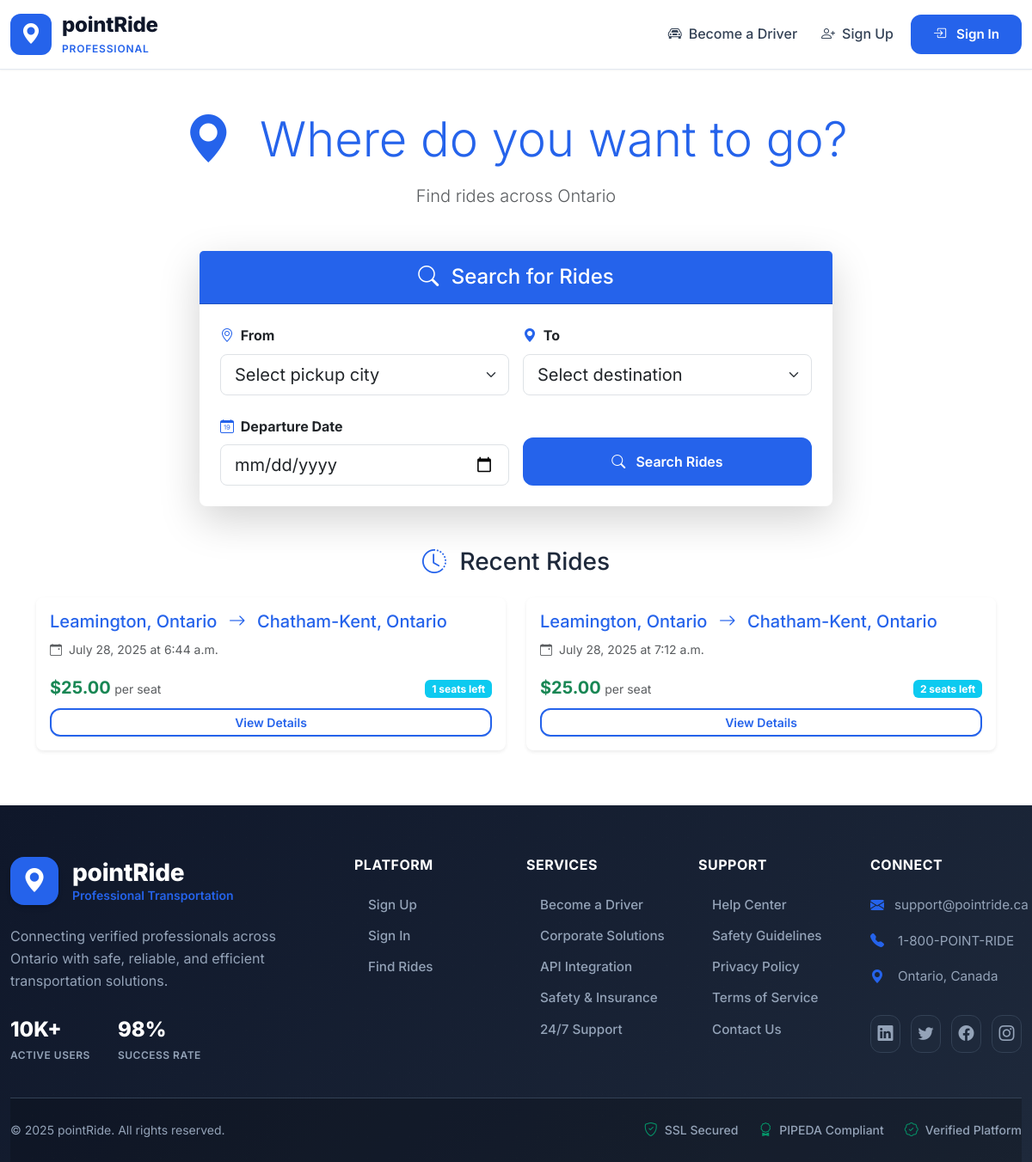
/rides/, run on an earlier commit of the app's database.
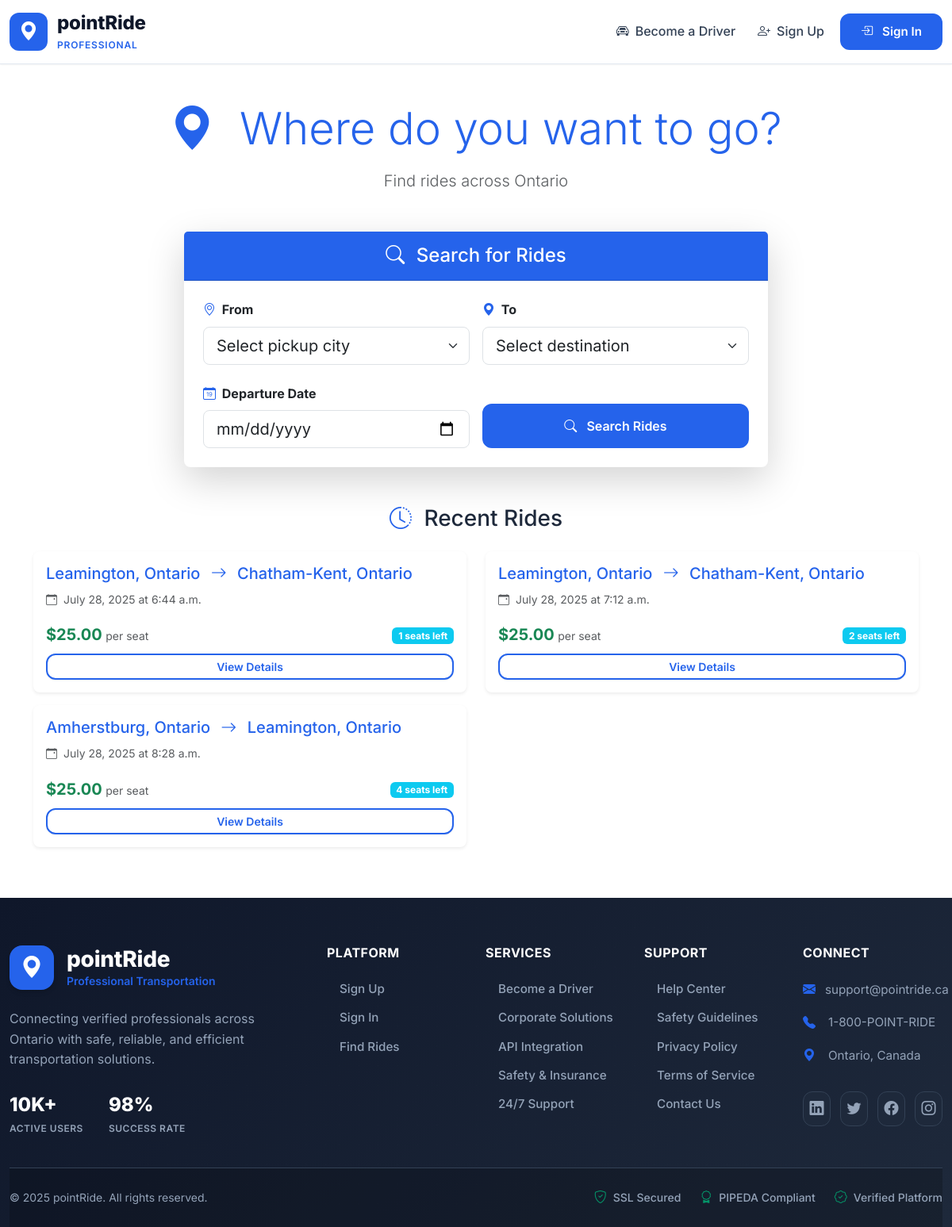
And on a later commit of the database.
### rides/models.py (models this page shows, shortened)
class Ride(models.Model):
    RIDE_STATUS_CHOICES = [
        ('ACTIVE', 'Active'),
        ('FULL', 'Full'),
        ('COMPLETED', 'Completed'),
        ('CANCELLED', 'Cancelled'),
    ]
    route = models.ForeignKey(Route, on_delete=models.CASCADE, related_name='rides')
    driver = models.ForeignKey(User, on_delete=models.CASCADE, related_name='offered_rides')
    departure_date = models.DateField()
    departure_time = models.TimeField()
    available_seats = models.IntegerField(validators=[MinValueValidator(1), MaxValueValidator(8)])
    pickup_location = models.CharField(max_length=255)  # Specific address
    pickup_city = models.ForeignKey(City, on_delete=models.CASCADE, related_name='pickup_rides')
    dropoff_location = models.CharField(max_length=255)  # Specific address
    dropoff_city = models.ForeignKey(City, on_delete=models.CASCADE, related_name='dropoff_rides')
    notes = models.TextField(blank=True, null=True)
    price_per_seat = models.DecimalField(max_digits=8, decimal_places=2)
    status = models.CharField(max_length=20, choices=RIDE_STATUS_CHOICES, default='ACTIVE')
    created_at = models.DateTimeField(auto_now_add=True)
    updated_at = models.DateTimeField(auto_now=True)
    class Meta:
        ordering = ['departure_date', 'departure_time']
    @property
    def available_seats_count(self):
        total_booked_seats = self.bookings.filter(status='CONFIRMED').aggregate(
            total=models.Sum('seats_booked')
        )['total'] or 0
        return self.available_seats - total_booked_seats

class City(models.Model):
    name = models.CharField(max_length=100, unique=True)
    province = models.CharField(max_length=50, default='Ontario')
    country = models.CharField(max_length=50, default='Canada')
    latitude = models.DecimalField(max_digits=9, decimal_places=6, null=True, blank=True)
    longitude = models.DecimalField(max_digits=9, decimal_places=6, null=True, blank=True)
    is_active = models.BooleanField(default=True)
    class Meta:
        verbose_name_plural = "Cities"
        ordering = ['name']
    def __str__(self):
        return f"{self.name}, {self.province}"

### rides/views.py (the view)
# urls.py: path('', views.home_search, name='home_search'),
def home_search(request):
    recent_rides = Ride.objects.filter(
        status='ACTIVE',
        departure_date__gte=date.today()
    ).select_related('pickup_city', 'dropoff_city', 'driver')[:6]
    cities = City.objects.filter(is_active=True).order_by('name')
    context = {
        'recent_rides': recent_rides,
        'cities': cities,
        'today': date.today(),
    }
    return render(request, 'rides/home_search.html', context)

### rides/templates/rides/home_search.html (shortened to what the changed rows need)
{% extends 'base.html' %}
{% block content %}
<div class="container py-5">
    <div class="text-center mb-5">
        <h1 class="display-4 text-primary mb-3">
            <i class="bi bi-geo-alt-fill me-3"></i>
            Where do you want to go?
        </h1>
    </div>
    {% if recent_rides %}
    <div class="mt-5">
        <div class="row">
            {% for ride in recent_rides %}
            <div class="col-md-6 mb-3">
                <div class="card h-100 shadow-sm border-0 rounded-3">
                    <div class="card-body">
                        <h5 class="card-title text-primary">
                            {{ ride.pickup_city }}
                            <i class="bi bi-arrow-right mx-2"></i>
                            {{ ride.dropoff_city }}
                        </h5>
                        <p class="card-text">
                            <small class="text-muted">
                                <i class="bi bi-calendar-event me-1"></i>
                                {{ ride.departure_date }} at {{ ride.departure_time }}
                            </small>
                        </p>
                        <div class="d-flex justify-content-between align-items-center">
                            <div>
                                <strong class="text-success fs-5">${{ ride.price_per_seat }}</strong>
                                <small class="text-muted">per seat</small>
                            </div>
                            <div>
                                <span class="badge bg-info">{{ ride.available_seats_count }} seats left</span>
                            </div>
                        </div>
                        <a href="{% url 'rides:ride_detail' ride.id %}" class="btn btn-outline-primary btn-sm mt-2 w-100">
                            View Details
                        </a>
                    </div>
                </div>
            </div>
            {% endfor %}
        </div>
    </div>
    {% endif %}
</div>
{% endblock %}

What changed in the data, as far as the page shows it:
added Ride: pickup_city "Amherstburg, Ontario", dropoff_city "Leamington, Ontario", departure_date "July 28, 2025", departure_time "8:28 a.m.", price_per_seat "25.00", available_seats_count "4"
